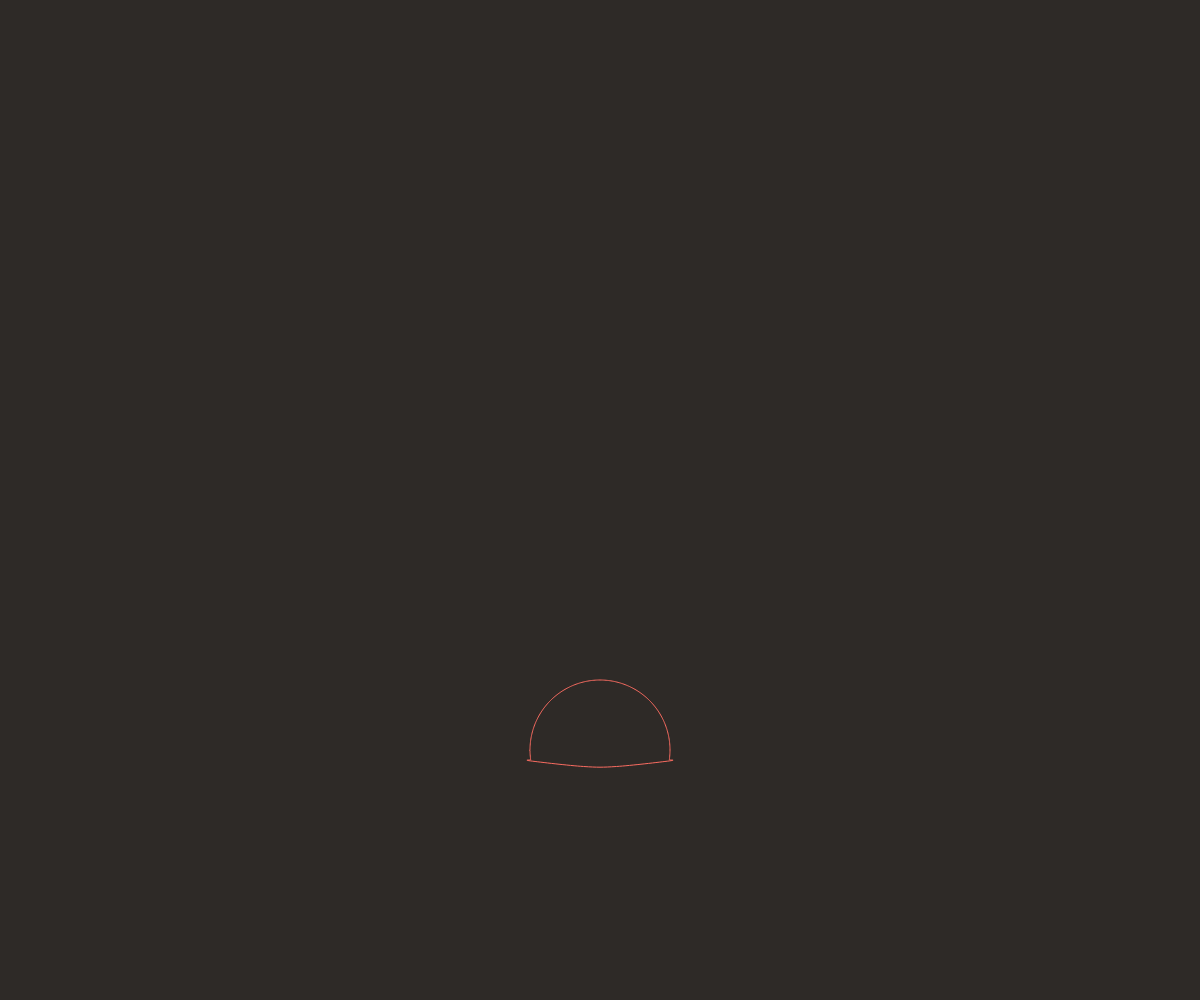
Frame 1 (no input)
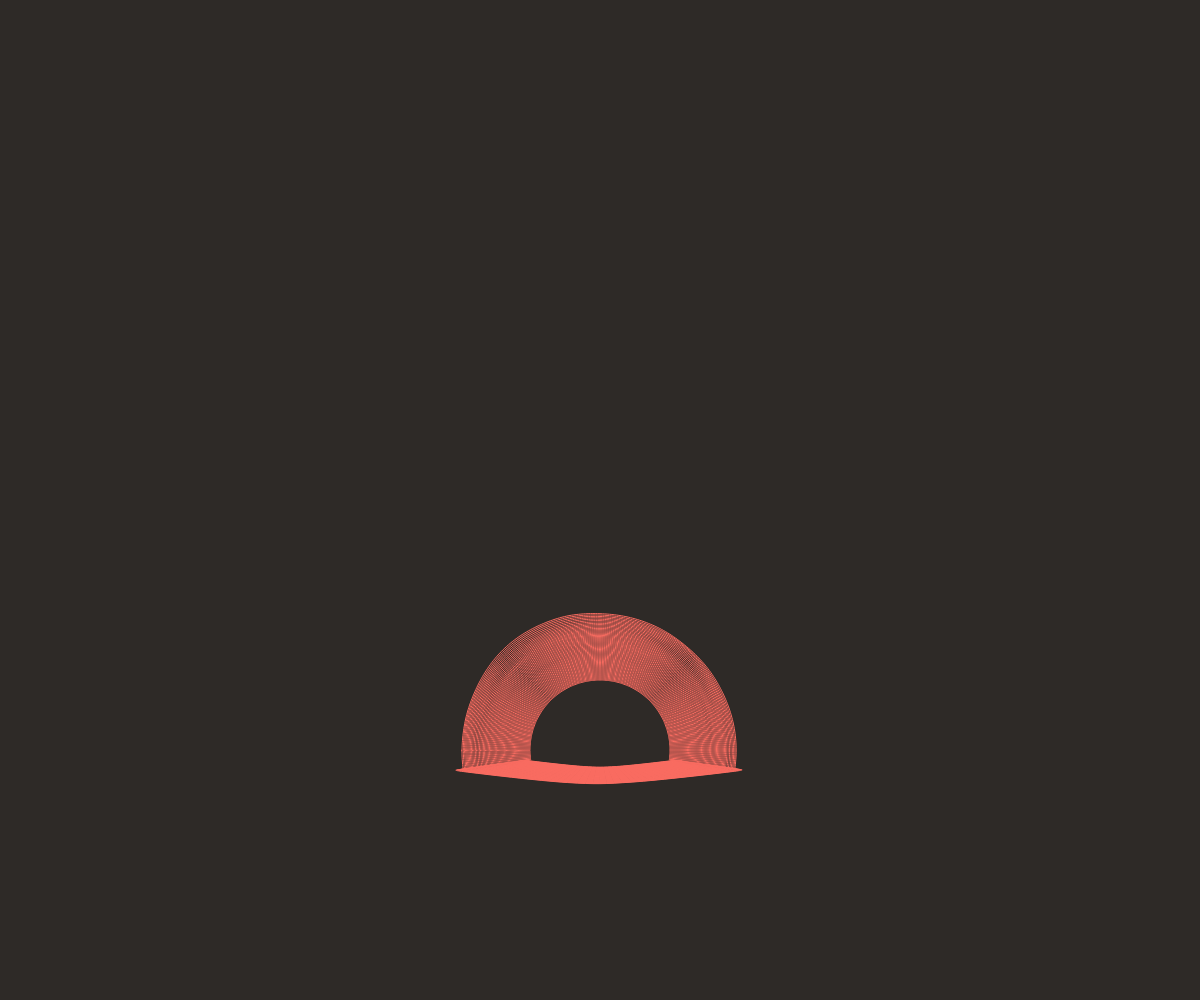
Frame 60 (no input)
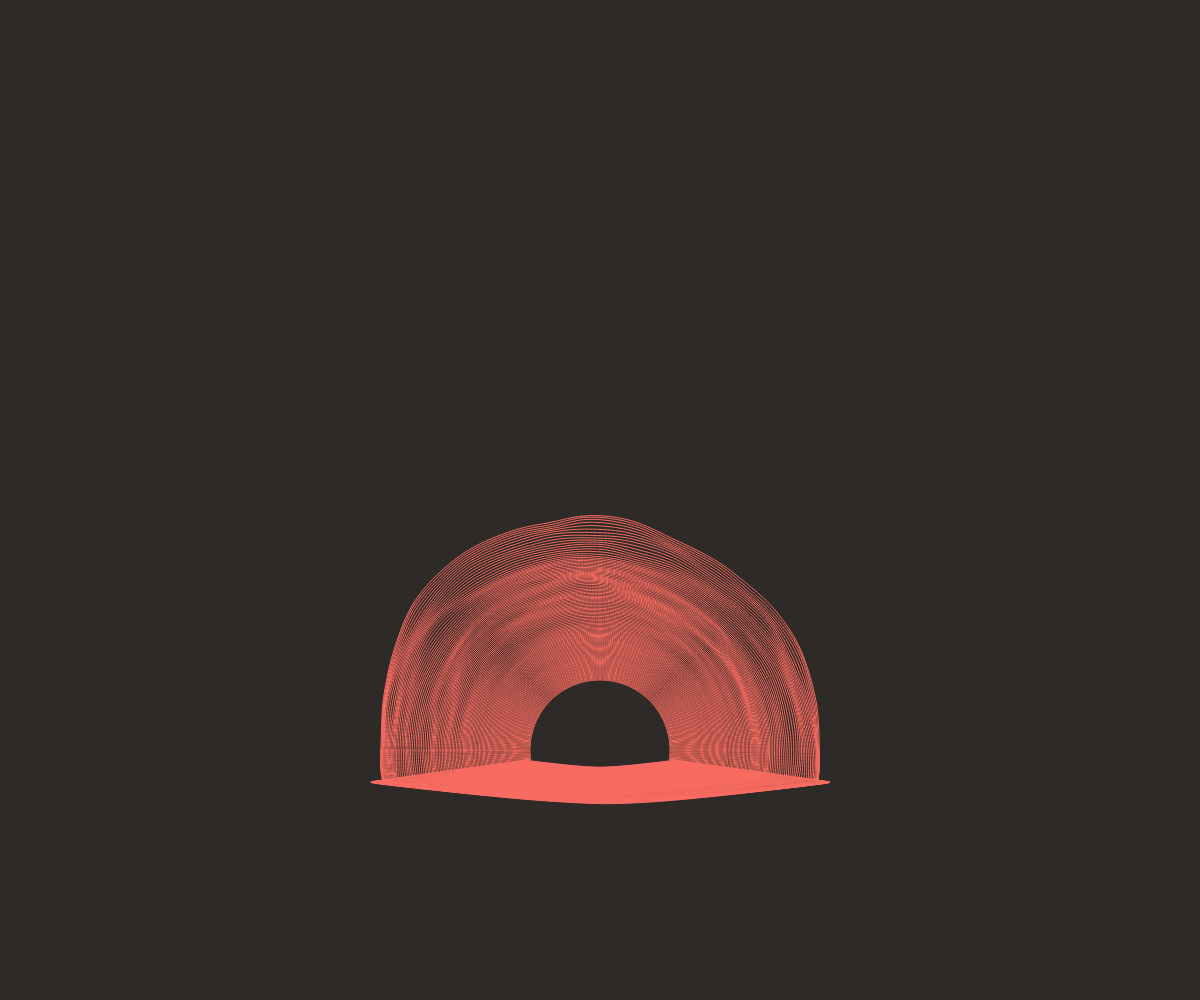
Frame 120 (the mouse pressed at the canvas centre since frame 60)

The p5.js sketch that drew these frames (run headless with seeded random() and noise() and a simulated clock; from frame 60 on, the mouse is pressed at the canvas centre):

// p5.js sketch
// ── sketch.js
let kMax;
let step;
let n = 300; // number of blobs
let r = 70;
let a = 75;
let b = 15;
let inter_r = 0.9   ;
let maxNoise = 400;
let i = 0;

let noiseProg = (x) => (x * x);

function setup() {
    createCanvas(window.innerWidth, window.innerHeight);
    colorMode(HSB, 360, 100, 100, 1);
    angleMode(DEGREES);
    background(26, 16, 18);
    
    // strokeWeight(0.8);
    noFill();
    kMax = 1;
    step = 0.02;
}

function draw() {
    // background(278, 100, 72);

    let t = frameCount / 400;
    let radius = r + i * inter_r;

    let k = kMax * sqrt(i / n);
    let noisiness = maxNoise * noiseProg(i / n);
    blob(radius, width / 2, 3 * height / 4, k, i * step + t, noisiness);
    i+=1.1;

    if(i > n) noLoop();
}

function blob(size, xCenter, yCenter, k, t, noisiness) {
    beginShape();
    let angleStep = 1;
    for (let theta = 180; theta >= -180; theta -= angleStep) {

        let r1, r2;
        r1 = cos(theta) + 1;
        r2 = sin(theta) + 1;
        let r = size + noise(k * r1, k * r2, t) * noisiness;
        if(theta <= 170 && theta  >= 10){
            
            if(theta == 45 || theta == 135)
            {
                stroke(4, 61, 98, 0.3);
                let x = xCenter + r/3 * cos(theta);
                let y = yCenter + r/3 * sin(theta);
                curveVertex(x, y);
            }
            
        }
        else
        {
            stroke(4, 61, 98, 1);
            let x = xCenter + r * cos(theta);
            let y = yCenter + r * sin(theta);
            curveVertex(x, y);
        }
    }
    endShape(CLOSE);
}
